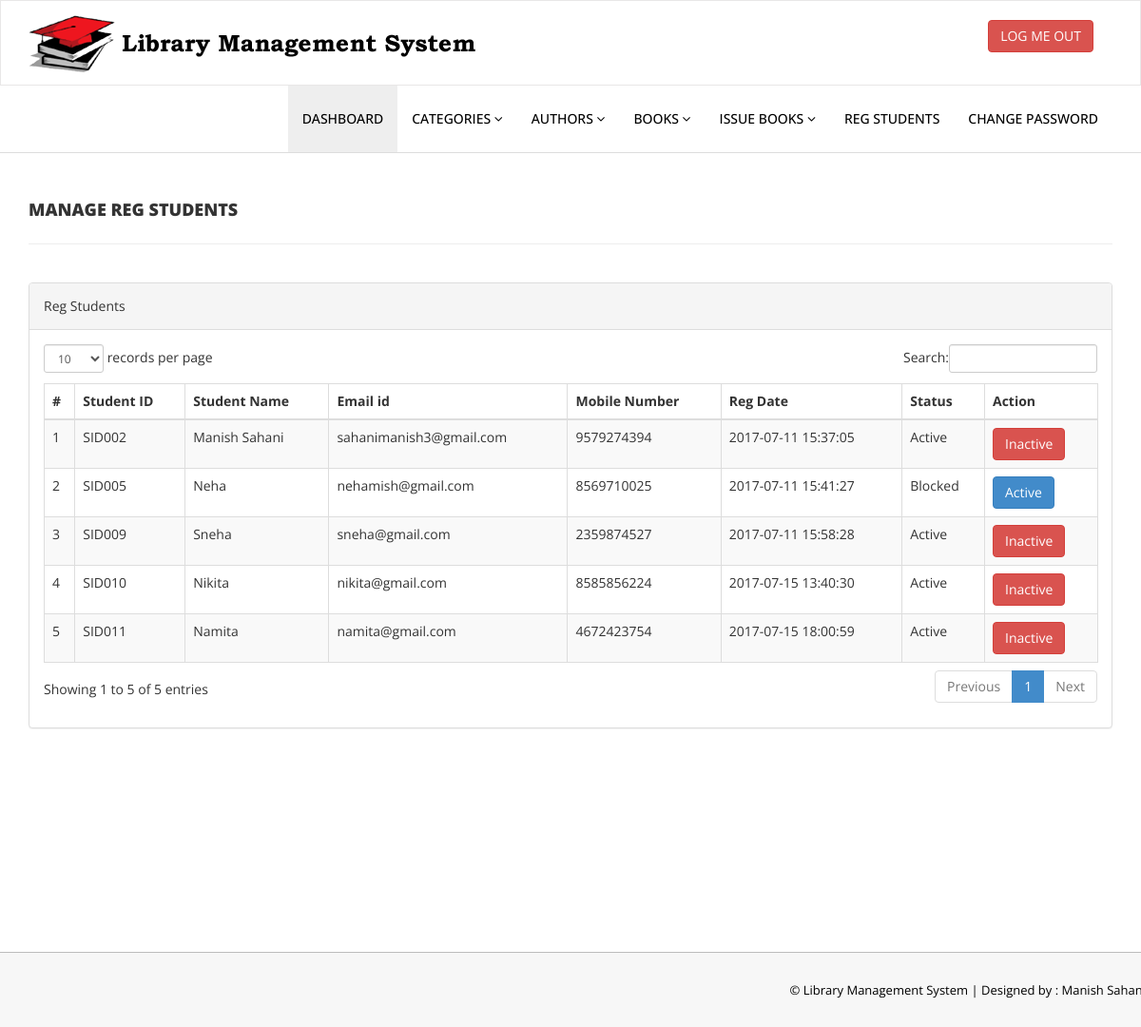
The app's page /admin/reg-students.php (signed in) with its own data.
### tables this page shows
CREATE TABLE IF NOT EXISTS `tblstudents` (
  `id` int(11) NOT NULL,
  `StudentId` varchar(100) DEFAULT NULL,
  `FullName` varchar(120) DEFAULT NULL,
  `EmailId` varchar(120) DEFAULT NULL,
  `MobileNumber` char(11) DEFAULT NULL,
  `Password` varchar(120) DEFAULT NULL,
  `Status` int(1) DEFAULT NULL,
  `RegDate` timestamp NULL DEFAULT CURRENT_TIMESTAMP,
  `UpdationDate` timestamp NULL DEFAULT NULL ON UPDATE CURRENT_TIMESTAMP
);

### admin/reg-students.php (the view, shortened to what this page needs)
<?php
include('includes/config.php');
if(strlen($_SESSION['alogin'])==0)
    {
header('location:index.php');
}
else{
    ?>
<!DOCTYPE html>
<html xmlns="http://www.w3.org/1999/xhtml">
<head>
    <link href="assets/css/bootstrap.css" rel="stylesheet" />
    <link href="assets/css/font-awesome.css" rel="stylesheet" />
    <link href="assets/js/dataTables/dataTables.bootstrap.css" rel="stylesheet" />
    <link href="assets/css/style.css" rel="stylesheet" />
</head>
<body>
<?php include('includes/header.php');?>
    <div class="content-wrapper">
         <div class="container">
        <div class="row pad-botm">
            <div class="col-md-12">
                <h4 class="header-line">Manage Reg Students</h4>
    </div>
        </div>
            <div class="row">
                <div class="col-md-12">
                    <div class="panel panel-default">
                        <div class="panel-heading">
                          Reg Students
                        </div>
                        <div class="panel-body">
                            <div class="table-responsive">
                                <table class="table table-striped table-bordered table-hover" id="dataTables-example">
                                    <thead>
                                        <tr>
                                            <th>#</th>
                                            <th>Student ID</th>
                                            <th>Student Name</th>
                                            <th>Email id </th>
                                            <th>Mobile Number</th>
                                            <th>Reg Date</th>
                                            <th>Status</th>
                                            <th>Action</th>
                                        </tr>
                                    </thead>
                                    <tbody>
<?php $sql = "SELECT * from tblstudents";
$query = $dbh -> prepare($sql);
$query->execute();
$results=$query->fetchAll(PDO::FETCH_OBJ);
$cnt=1;
if($query->rowCount() > 0)
{
foreach($results as $result)
{               ?>
                                        <tr class="odd gradeX">
                                            <td class="center"><?php echo htmlentities($cnt);?></td>
                                            <td class="center"><?php echo htmlentities($result->StudentId);?></td>
                                            <td class="center"><?php echo htmlentities($result->FullName);?></td>
                                            <td class="center"><?php echo htmlentities($result->EmailId);?></td>
                                            <td class="center"><?php echo htmlentities($result->MobileNumber);?></td>
                                             <td class="center"><?php echo htmlentities($result->RegDate);?></td>
                                            <td class="center"><?php if($result->Status==1)
                                            {
                                                echo htmlentities("Active");
                                            } else {
                                            echo htmlentities("Blocked");
}
                                            ?></td>
                                            <td class="center">
<?php if($result->Status==1)
 {?>
<a href="reg-students.php?inid=<?php echo htmlentities($result->id);?>" onclick="return confirm('Are you sure you want to block this student?');"" >  <button class="btn btn-danger"> Inactive</button>
<?php } else {?>
                                            <a href="reg-students.php?id=<?php echo htmlentities($result->id);?>" onclick="return confirm('Are you sure you want to active this student?');""><button class="btn btn-primary"> Active</button>
                                            <?php } ?>
                                            </td>
                                        </tr>
 <?php $cnt=$cnt+1;}} ?>
                                    </tbody>
                                </table>
                            </div>
                        </div>
                    </div>
                </div>
            </div>
    </div>
    </div>
  <?php include('includes/footer.php');?>
</body>
</html>
<?php } ?>

### admin/assets/css/style.css (style rules this page uses)
.content-wrapper { margin-top: 40px; min-height:800px; padding-bottom:90px; }
.header-line { font-weight:900; padding-bottom:25px; border-bottom:1px solid #eeeeee; text-transform:uppercase; }
.pad-botm { padding-bottom:30px; }

### records on screen
tblstudents: StudentId "SID002", FullName "Manish Sahani", EmailId "sahanimanish3@gmail.com", MobileNumber "9579274394", RegDate "2017-07-11 15:37:05"
tblstudents: StudentId "SID005", FullName "Neha", EmailId "nehamish@gmail.com", MobileNumber "8569710025", RegDate "2017-07-11 15:41:27"
tblstudents: StudentId "SID009", FullName "Sneha", EmailId "sneha@gmail.com", MobileNumber "2359874527", RegDate "2017-07-11 15:58:28"
tblstudents: StudentId "SID010", FullName "Nikita", EmailId "nikita@gmail.com", MobileNumber "8585856224", RegDate "2017-07-15 13:40:30"
tblstudents: StudentId "SID011", FullName "Namita", EmailId "namita@gmail.com", MobileNumber "4672423754", RegDate "2017-07-15 18:00:59"
